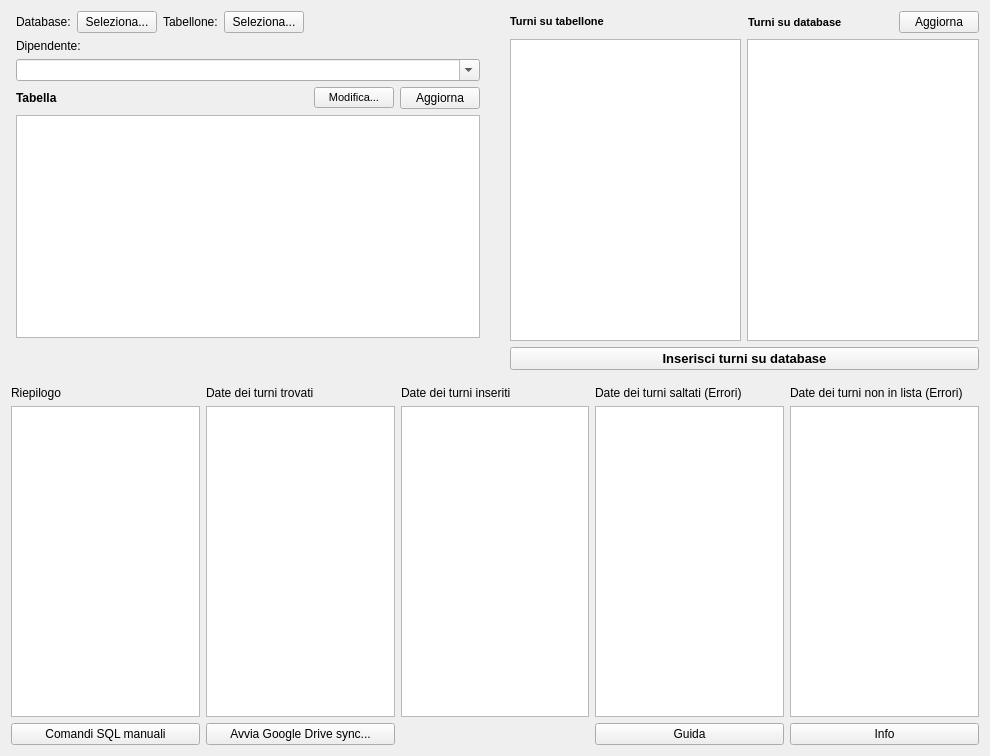
<?xml version="1.0" encoding="UTF-8"?>
<ui version="4.0">
 <class>Form</class>
 <widget class="QWidget" name="Form">
  <property name="geometry">
   <rect>
    <x>0</x>
    <y>0</y>
    <width>990</width>
    <height>756</height>
   </rect>
  </property>
  <property name="windowTitle">
   <string>Automatismi orari</string>
  </property>
  <layout class="QGridLayout" name="gridLayout_4">
   <item row="2" column="0" colspan="6">
    <layout class="QGridLayout" name="gridLayout">
     <item row="0" column="3">
      <widget class="QLabel" name="label_8">
       <property name="text">
        <string>Date dei turni saltati (Errori)</string>
       </property>
      </widget>
     </item>
     <item row="0" column="4">
      <widget class="QLabel" name="label_6">
       <property name="text">
        <string>Date dei turni non in lista (Errori)</string>
       </property>
      </widget>
     </item>
     <item row="0" column="2">
      <widget class="QLabel" name="label_9">
       <property name="text">
        <string>Date dei turni inseriti</string>
       </property>
      </widget>
     </item>
     <item row="1" column="2">
      <widget class="QListWidget" name="listWidget_6"/>
     </item>
     <item row="0" column="1">
      <widget class="QLabel" name="label_10">
       <property name="text">
        <string>Date dei turni trovati</string>
       </property>
      </widget>
     </item>
     <item row="1" column="3">
      <widget class="QListWidget" name="listWidget_5"/>
     </item>
     <item row="1" column="4">
      <widget class="QListWidget" name="listWidget_4"/>
     </item>
     <item row="1" column="0">
      <widget class="QListWidget" name="listWidget_2"/>
     </item>
     <item row="0" column="0">
      <widget class="QLabel" name="label_11">
       <property name="text">
        <string>Riepilogo</string>
       </property>
      </widget>
     </item>
     <item row="1" column="1">
      <widget class="QListWidget" name="listWidget_7"/>
     </item>
     <item row="2" column="4">
      <widget class="QPushButton" name="pushButton_6">
       <property name="text">
        <string>Info</string>
       </property>
      </widget>
     </item>
     <item row="2" column="3">
      <widget class="QPushButton" name="pushButton_8">
       <property name="text">
        <string>Guida</string>
       </property>
      </widget>
     </item>
     <item row="2" column="1">
      <widget class="QPushButton" name="pushButton_drivesync">
       <property name="text">
        <string>Avvia Google Drive sync...</string>
       </property>
      </widget>
     </item>
     <item row="2" column="0">
      <widget class="QPushButton" name="pushButton_9">
       <property name="text">
        <string>Comandi SQL manuali</string>
       </property>
      </widget>
     </item>
    </layout>
   </item>
   <item row="0" column="5">
    <layout class="QVBoxLayout" name="verticalLayout_3">
     <item>
      <layout class="QGridLayout" name="gridLayout_2"/>
     </item>
     <item>
      <layout class="QHBoxLayout" name="horizontalLayout">
       <item>
        <layout class="QHBoxLayout" name="horizontalLayout_4">
         <item>
          <widget class="QLabel" name="label_4">
           <property name="sizePolicy">
            <sizepolicy hsizetype="Minimum" vsizetype="Fixed">
             <horstretch>0</horstretch>
             <verstretch>0</verstretch>
            </sizepolicy>
           </property>
           <property name="font">
            <font>
             <pointsize>8</pointsize>
             <weight>75</weight>
             <bold>true</bold>
            </font>
           </property>
           <property name="text">
            <string>Turni su tabellone</string>
           </property>
          </widget>
         </item>
        </layout>
       </item>
       <item>
        <layout class="QHBoxLayout" name="horizontalLayout_5">
         <item>
          <widget class="QLabel" name="label_5">
           <property name="sizePolicy">
            <sizepolicy hsizetype="Minimum" vsizetype="Minimum">
             <horstretch>0</horstretch>
             <verstretch>0</verstretch>
            </sizepolicy>
           </property>
           <property name="font">
            <font>
             <pointsize>8</pointsize>
             <weight>75</weight>
             <bold>true</bold>
            </font>
           </property>
           <property name="text">
            <string>Turni su database</string>
           </property>
          </widget>
         </item>
         <item>
          <widget class="QPushButton" name="pushButton_4">
           <property name="sizePolicy">
            <sizepolicy hsizetype="Maximum" vsizetype="Maximum">
             <horstretch>0</horstretch>
             <verstretch>0</verstretch>
            </sizepolicy>
           </property>
           <property name="text">
            <string>Aggiorna</string>
           </property>
          </widget>
         </item>
        </layout>
       </item>
      </layout>
     </item>
     <item>
      <layout class="QHBoxLayout" name="horizontalLayout_3">
       <item>
        <widget class="QListWidget" name="listWidget">
         <property name="contextMenuPolicy">
          <enum>Qt::DefaultContextMenu</enum>
         </property>
         <property name="toolTipDuration">
          <number>0</number>
         </property>
        </widget>
       </item>
       <item>
        <widget class="QListWidget" name="listWidget_3"/>
       </item>
      </layout>
     </item>
     <item>
      <widget class="QPushButton" name="pushButton_3">
       <property name="sizePolicy">
        <sizepolicy hsizetype="Expanding" vsizetype="Maximum">
         <horstretch>0</horstretch>
         <verstretch>0</verstretch>
        </sizepolicy>
       </property>
       <property name="font">
        <font>
         <pointsize>10</pointsize>
         <weight>75</weight>
         <italic>false</italic>
         <bold>true</bold>
         <underline>false</underline>
         <strikeout>false</strikeout>
        </font>
       </property>
       <property name="mouseTracking">
        <bool>false</bool>
       </property>
       <property name="text">
        <string>Inserisci turni su database</string>
       </property>
      </widget>
     </item>
    </layout>
   </item>
   <item row="0" column="0">
    <layout class="QGridLayout" name="gridLayout_3">
     <property name="leftMargin">
      <number>5</number>
     </property>
     <item row="2" column="2">
      <layout class="QHBoxLayout" name="horizontalLayout_7">
       <property name="leftMargin">
        <number>0</number>
       </property>
       <property name="topMargin">
        <number>0</number>
       </property>
       <property name="rightMargin">
        <number>0</number>
       </property>
       <property name="bottomMargin">
        <number>0</number>
       </property>
       <item>
        <widget class="QLabel" name="label">
         <property name="text">
          <string>Database:</string>
         </property>
        </widget>
       </item>
       <item>
        <widget class="QPushButton" name="pushButton">
         <property name="sizePolicy">
          <sizepolicy hsizetype="Maximum" vsizetype="Fixed">
           <horstretch>0</horstretch>
           <verstretch>0</verstretch>
          </sizepolicy>
         </property>
         <property name="text">
          <string>Seleziona...</string>
         </property>
        </widget>
       </item>
       <item>
        <widget class="QLabel" name="label_2">
         <property name="text">
          <string>Tabellone:</string>
         </property>
        </widget>
       </item>
       <item>
        <widget class="QPushButton" name="pushButton_2">
         <property name="sizePolicy">
          <sizepolicy hsizetype="Maximum" vsizetype="Fixed">
           <horstretch>0</horstretch>
           <verstretch>0</verstretch>
          </sizepolicy>
         </property>
         <property name="text">
          <string>Seleziona...</string>
         </property>
        </widget>
       </item>
       <item>
        <spacer name="horizontalSpacer_2">
         <property name="orientation">
          <enum>Qt::Horizontal</enum>
         </property>
         <property name="sizeHint" stdset="0">
          <size>
           <width>40</width>
           <height>20</height>
          </size>
         </property>
        </spacer>
       </item>
      </layout>
     </item>
     <item row="7" column="2">
      <widget class="QTableWidget" name="tableWidget">
       <property name="sizePolicy">
        <sizepolicy hsizetype="Preferred" vsizetype="Expanding">
         <horstretch>0</horstretch>
         <verstretch>0</verstretch>
        </sizepolicy>
       </property>
       <property name="editTriggers">
        <set>QAbstractItemView::NoEditTriggers</set>
       </property>
      </widget>
     </item>
     <item row="3" column="2">
      <widget class="QLabel" name="label_3">
       <property name="text">
        <string>Dipendente:</string>
       </property>
      </widget>
     </item>
     <item row="4" column="2">
      <widget class="QComboBox" name="comboBox">
       <property name="font">
        <font>
         <pointsize>9</pointsize>
        </font>
       </property>
       <property name="editable">
        <bool>true</bool>
       </property>
       <property name="currentText">
        <string/>
       </property>
      </widget>
     </item>
     <item row="5" column="2">
      <layout class="QHBoxLayout" name="horizontalLayout_2">
       <property name="leftMargin">
        <number>0</number>
       </property>
       <item>
        <widget class="QLabel" name="label_7">
         <property name="sizePolicy">
          <sizepolicy hsizetype="Maximum" vsizetype="Minimum">
           <horstretch>0</horstretch>
           <verstretch>0</verstretch>
          </sizepolicy>
         </property>
         <property name="font">
          <font>
           <weight>75</weight>
           <bold>true</bold>
          </font>
         </property>
         <property name="text">
          <string>Tabella</string>
         </property>
        </widget>
       </item>
       <item>
        <spacer name="horizontalSpacer">
         <property name="orientation">
          <enum>Qt::Horizontal</enum>
         </property>
         <property name="sizeHint" stdset="0">
          <size>
           <width>40</width>
           <height>20</height>
          </size>
         </property>
        </spacer>
       </item>
       <item>
        <widget class="QPushButton" name="pushButton_5">
         <property name="sizePolicy">
          <sizepolicy hsizetype="Minimum" vsizetype="Maximum">
           <horstretch>0</horstretch>
           <verstretch>0</verstretch>
          </sizepolicy>
         </property>
         <property name="font">
          <font>
           <pointsize>8</pointsize>
           <weight>50</weight>
           <bold>false</bold>
          </font>
         </property>
         <property name="text">
          <string>Modifica...</string>
         </property>
        </widget>
       </item>
       <item>
        <widget class="QPushButton" name="pushButton_7">
         <property name="sizePolicy">
          <sizepolicy hsizetype="Minimum" vsizetype="Maximum">
           <horstretch>0</horstretch>
           <verstretch>0</verstretch>
          </sizepolicy>
         </property>
         <property name="text">
          <string>Aggiorna</string>
         </property>
        </widget>
       </item>
      </layout>
     </item>
     <item row="8" column="2">
      <spacer name="verticalSpacer_2">
       <property name="orientation">
        <enum>Qt::Vertical</enum>
       </property>
       <property name="sizeType">
        <enum>QSizePolicy::Fixed</enum>
       </property>
       <property name="sizeHint" stdset="0">
        <size>
         <width>20</width>
         <height>32</height>
        </size>
       </property>
      </spacer>
     </item>
    </layout>
   </item>
   <item row="1" column="5">
    <spacer name="verticalSpacer">
     <property name="orientation">
      <enum>Qt::Vertical</enum>
     </property>
     <property name="sizeType">
      <enum>QSizePolicy::Minimum</enum>
     </property>
     <property name="sizeHint" stdset="0">
      <size>
       <width>20</width>
       <height>10</height>
      </size>
     </property>
    </spacer>
   </item>
  </layout>
 </widget>
 <tabstops>
  <tabstop>pushButton_3</tabstop>
  <tabstop>tableWidget</tabstop>
  <tabstop>listWidget_2</tabstop>
  <tabstop>comboBox</tabstop>
 </tabstops>
 <resources/>
 <connections>
  <connection>
   <sender>pushButton_2</sender>
   <signal>clicked()</signal>
   <receiver>Form</receiver>
   <slot>carica_tabellone()</slot>
   <hints>
    <hint type="sourcelabel">
     <x>282</x>
     <y>33</y>
    </hint>
    <hint type="destinationlabel">
     <x>229</x>
     <y>70</y>
    </hint>
   </hints>
  </connection>
  <connection>
   <sender>pushButton</sender>
   <signal>clicked()</signal>
   <receiver>Form</receiver>
   <slot>carica_database()</slot>
   <hints>
    <hint type="sourcelabel">
     <x>145</x>
     <y>26</y>
    </hint>
    <hint type="destinationlabel">
     <x>279</x>
     <y>27</y>
    </hint>
   </hints>
  </connection>
  <connection>
   <sender>pushButton_3</sender>
   <signal>clicked()</signal>
   <receiver>Form</receiver>
   <slot>inserisci_turni_pulsante()</slot>
   <hints>
    <hint type="sourcelabel">
     <x>979</x>
     <y>357</y>
    </hint>
    <hint type="destinationlabel">
     <x>898</x>
     <y>509</y>
    </hint>
   </hints>
  </connection>
  <connection>
   <sender>pushButton_4</sender>
   <signal>clicked()</signal>
   <receiver>Form</receiver>
   <slot>aggiorna_gui_turni()</slot>
   <hints>
    <hint type="sourcelabel">
     <x>977</x>
     <y>42</y>
    </hint>
    <hint type="destinationlabel">
     <x>839</x>
     <y>50</y>
    </hint>
   </hints>
  </connection>
  <connection>
   <sender>pushButton_5</sender>
   <signal>clicked()</signal>
   <receiver>Form</receiver>
   <slot>modifica_tabella_pulsante()</slot>
   <hints>
    <hint type="sourcelabel">
     <x>396</x>
     <y>109</y>
    </hint>
    <hint type="destinationlabel">
     <x>503</x>
     <y>339</y>
    </hint>
   </hints>
  </connection>
  <connection>
   <sender>pushButton_6</sender>
   <signal>clicked()</signal>
   <receiver>Form</receiver>
   <slot>info_pulsante()</slot>
   <hints>
    <hint type="sourcelabel">
     <x>924</x>
     <y>741</y>
    </hint>
    <hint type="destinationlabel">
     <x>989</x>
     <y>660</y>
    </hint>
   </hints>
  </connection>
  <connection>
   <sender>pushButton_7</sender>
   <signal>clicked()</signal>
   <receiver>Form</receiver>
   <slot>ricarica_tabella()</slot>
   <hints>
    <hint type="sourcelabel">
     <x>446</x>
     <y>106</y>
    </hint>
    <hint type="destinationlabel">
     <x>495</x>
     <y>104</y>
    </hint>
   </hints>
  </connection>
  <connection>
   <sender>pushButton_8</sender>
   <signal>clicked()</signal>
   <receiver>Form</receiver>
   <slot>guida_pulsante()</slot>
   <hints>
    <hint type="sourcelabel">
     <x>749</x>
     <y>744</y>
    </hint>
    <hint type="destinationlabel">
     <x>648</x>
     <y>750</y>
    </hint>
   </hints>
  </connection>
  <connection>
   <sender>pushButton_drivesync</sender>
   <signal>clicked()</signal>
   <receiver>Form</receiver>
   <slot>googledrivesync_pulsante()</slot>
   <hints>
    <hint type="sourcelabel">
     <x>272</x>
     <y>736</y>
    </hint>
    <hint type="destinationlabel">
     <x>211</x>
     <y>750</y>
    </hint>
   </hints>
  </connection>
  <connection>
   <sender>pushButton_9</sender>
   <signal>clicked()</signal>
   <receiver>Form</receiver>
   <slot>comandi_sql_manuali_pulsante()</slot>
   <hints>
    <hint type="sourcelabel">
     <x>488</x>
     <y>736</y>
    </hint>
    <hint type="destinationlabel">
     <x>459</x>
     <y>749</y>
    </hint>
   </hints>
  </connection>
 </connections>
 <slots>
  <slot>carica_tabellone()</slot>
  <slot>carica_database()</slot>
  <slot>inserisci_turni_pulsante()</slot>
  <slot>aggiorna_gui_turni()</slot>
  <slot>modifica_tabella_pulsante()</slot>
  <slot>info_pulsante()</slot>
  <slot>ricarica_tabella()</slot>
  <slot>guida_pulsante()</slot>
  <slot>slot1()</slot>
  <slot>googledrivesync_pulsante()</slot>
  <slot>comandi_sql_manuali_pulsante()</slot>
 </slots>
</ui>
